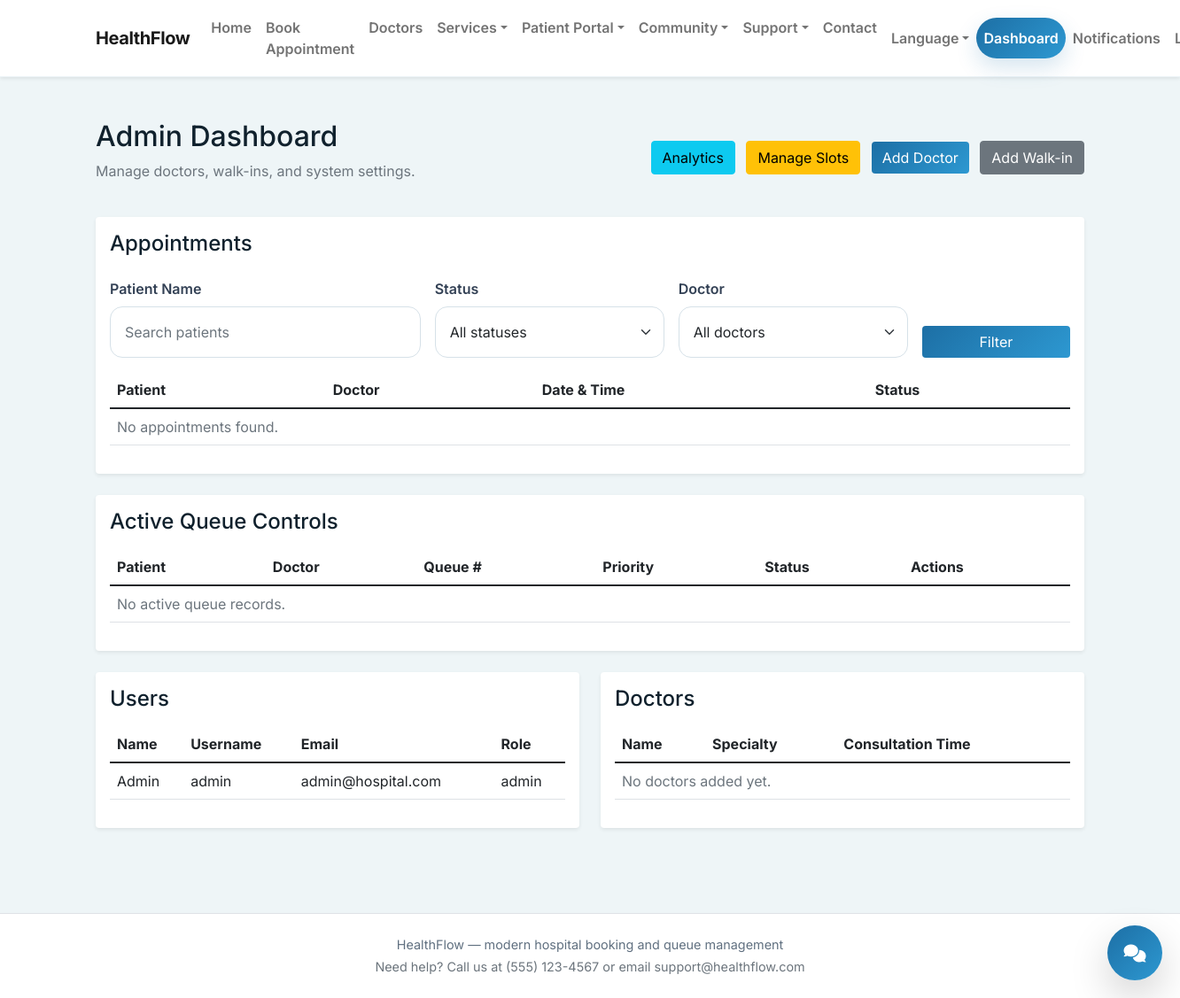
Page /dashboard (signed in) on the earlier database version.
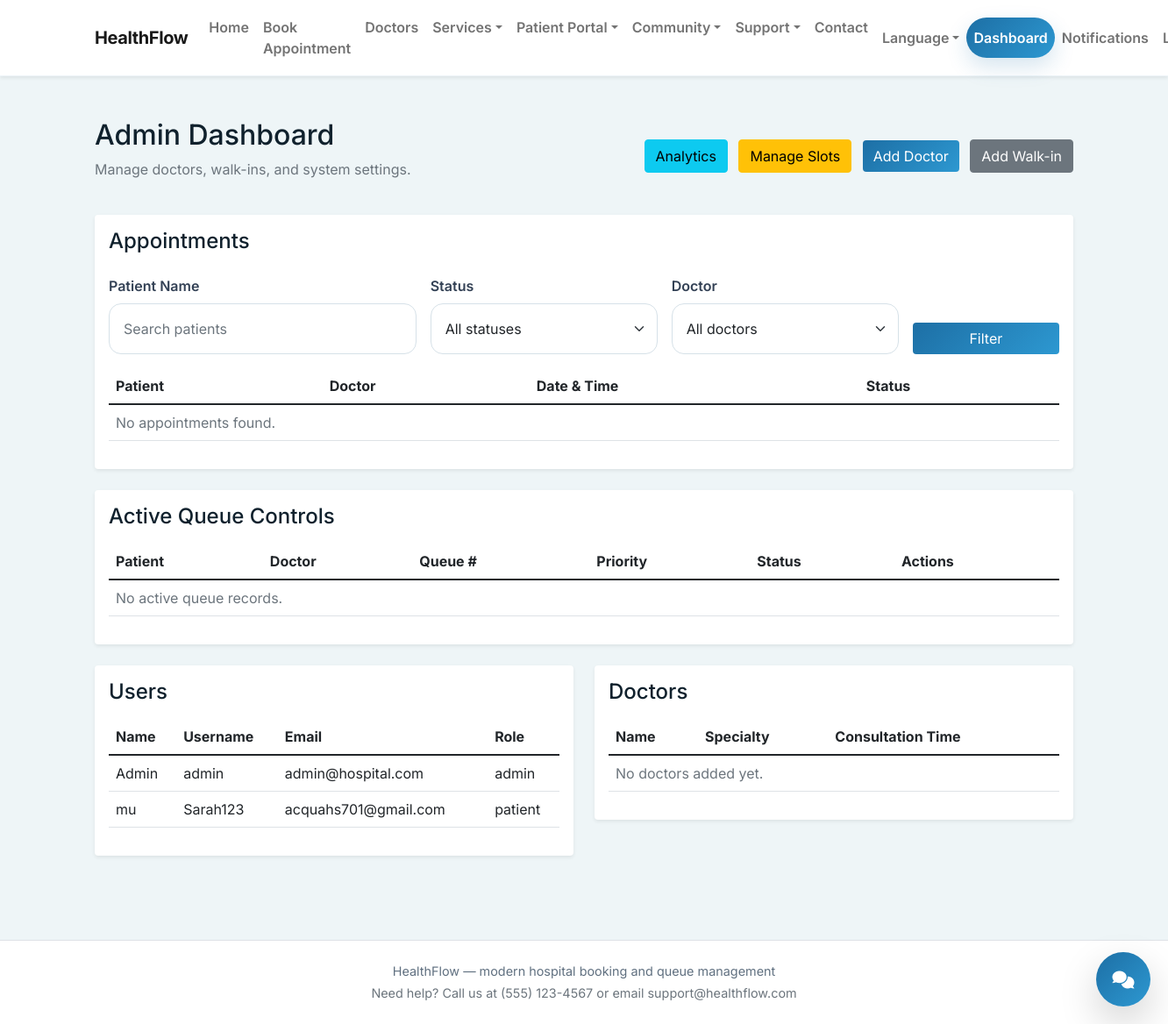
Same page on the later database version.
### models.py (models this page shows, shortened)
class User(UserMixin, db.Model):
    id = db.Column(db.Integer, primary_key=True)
    username = db.Column(db.String(150), unique=True, nullable=False)
    email = db.Column(db.String(150), unique=True, nullable=False)
    password_hash = db.Column(db.String(128), nullable=False)
    role = db.Column(db.String(50), nullable=False)  # 'patient', 'doctor', 'admin'
    name = db.Column(db.String(150), nullable=False)
    phone_number = db.Column(db.String(50), nullable=True)
    profile_picture = db.Column(db.String(250), nullable=True)
    date_of_birth = db.Column(db.Date, nullable=True)
    gender = db.Column(db.String(50), nullable=True)
    blood_group = db.Column(db.String(10), nullable=True)
    allergies = db.Column(db.Text, nullable=True)
    medical_conditions = db.Column(db.Text, nullable=True)
    emergency_contact = db.Column(db.String(150), nullable=True)
    email_verified = db.Column(db.Boolean, default=False)
    email_verification_token = db.Column(db.String(255), nullable=True)
    email_verified_at = db.Column(db.DateTime, nullable=True)

### app.py (the view, shortened to what this page needs)
@app.route('/dashboard')
@login_required
def dashboard():
    mark_missed_appointments()
    expire_stale_waiting_patients()
    if current_user.role == 'patient':
        appointments = Appointment.query.filter_by(patient_id=current_user.id).order_by(Appointment.appointment_time.desc()).all()
        queue_records = QueueRecord.query.filter(
            QueueRecord.patient_id == current_user.id,
            QueueRecord.status.in_(['waiting', 'in_consultation'])
        ).all()
        patient_queue = []
        for q in queue_records:
            if q.status == 'waiting':
                position = QueueRecord.query.filter(QueueRecord.doctor_id == q.doctor_id, QueueRecord.status == 'waiting', QueueRecord.queue_number < q.queue_number).count() + 1
            else:
                position = 0
            current_serving = QueueRecord.query.filter_by(doctor_id=q.doctor_id, status='in_consultation').order_by(QueueRecord.queue_number).first()
            patient_queue.append({
                'record': q,
                'position': position,
                'current_serving': current_serving
            })
        notifications = build_patient_notifications(appointments, patient_queue)
        chat_history = session.get('ai_chat_history', [])
        return render_template('patient_dashboard.html', appointments=appointments, patient_queue=patient_queue, notifications=notifications, chat_history=chat_history)
    elif current_user.role == 'admin':
        users = User.query.all()
        doctors = Doctor.query.all()
        search = request.args.get('search', '').strip()
        status_filter = request.args.get('status', '').strip()
        doctor_filter = request.args.get('doctor_id', type=int)
        appointments_query = Appointment.query.join(User, Appointment.patient_id == User.id)
        if search:
            appointments_query = appointments_query.filter(User.name.ilike(f'%{search}%'))
        if status_filter:
            appointments_query = appointments_query.filter(Appointment.status == status_filter)
        if doctor_filter:
            appointments_query = appointments_query.filter(Appointment.doctor_id == doctor_filter)
        appointments = appointments_query.order_by(Appointment.appointment_time.desc()).all()
        priority_order = db.case(
            (QueueRecord.priority == 'emergency', 1),
            (QueueRecord.priority == 'priority', 2),
            else_=3
        )
        active_queue = QueueRecord.query.filter(
            QueueRecord.status.in_(['waiting', 'in_consultation'])
        ).order_by(QueueRecord.doctor_id, priority_order, QueueRecord.queue_number).all()
        today = datetime.utcnow().date()
        today_appointments = Appointment.query.filter(
            Appointment.appointment_time >= datetime.combine(today, datetime.min.time()),
            Appointment.appointment_time <= datetime.combine(today, datetime.max.time())
        ).count()
        total_bookings = Appointment.query.count()
        return render_template('admin_dashboard.html', users=users, doctors=doctors, appointments=appointments, active_queue=active_queue, today_appointments=today_appointments, total_bookings=total_bookings, search=search, status_filter=status_filter, doctor_filter=doctor_filter)
    return redirect(url_for('home'))

### templates/admin_dashboard.html (shortened to what this page needs)
{% extends 'base.html' %}
{% block content %}
<div class="d-flex justify-content-between align-items-center mb-4">
    <div>
        <h2>Admin Dashboard</h2>
        <p class="text-muted">Manage doctors, walk-ins, and system settings.</p>
    </div>
    <div>
        <a href="{{ url_for('analytics') }}" class="btn btn-info me-2">Analytics</a>
        <a href="{{ url_for('manage_slots') }}" class="btn btn-warning me-2">Manage Slots</a>
        <a href="{{ url_for('admin_add_doctor') }}" class="btn btn-primary me-2">Add Doctor</a>
        <a href="{{ url_for('admin_add_walkin') }}" class="btn btn-secondary">Add Walk-in</a>
    </div>
</div>
<div class="card shadow-sm border-0 mb-4">
    <div class="card-body">
        <h4>Appointments</h4>
        <form method="GET" action="{{ url_for('dashboard') }}" class="row g-3 align-items-end mt-1">
            <div class="col-md-4">
                <label class="form-label" for="search">Patient Name</label>
                <input class="form-control" id="search" name="search" value="{{ search }}" placeholder="Search patients">
            </div>
            <div class="col-md-3">
                <label class="form-label" for="status">Status</label>
                <select class="form-select" id="status" name="status">
                    <option value="">All statuses</option>
                </select>
            </div>
            <div class="col-md-3">
                <label class="form-label" for="doctor_id">Doctor</label>
                <select class="form-select" id="doctor_id" name="doctor_id">
                    <option value="">All doctors</option>
                </select>
            </div>
            <div class="col-md-2">
                <button class="btn btn-primary w-100" type="submit">Filter</button>
            </div>
        </form>
        <div class="table-responsive mt-3">
            <table class="table table-hover">
                <thead>
                    <tr>
                        <th>Patient</th>
                        <th>Doctor</th>
                        <th>Date & Time</th>
                        <th>Status</th>
                    </tr>
                </thead>
                <tbody>
                    {% for appointment in appointments %}
                    <tr>
                        <td>{{ appointment.patient.name }}</td>
                        <td>Dr. {{ appointment.doctor_rel.user.name }}</td>
                        <td>{{ appointment.appointment_time.strftime('%b %d, %Y %I:%M %p') }}</td>
                        <td>
                            <span class="badge bg-{% if appointment.status == 'scheduled' %}primary{% elif appointment.status == 'completed' %}success{% elif appointment.status == 'missed' %}danger{% elif appointment.status == 'cancelled' %}secondary{% else %}warning{% endif %}">
                                {{ appointment.status|replace('_', ' ')|title }}
                            </span>
                        </td>
                    </tr>
                    {% else %}
                    <tr><td colspan="4" class="text-muted">No appointments found.</td></tr>
                    {% endfor %}
                </tbody>
            </table>
        </div>
    </div>
</div>
<div class="card shadow-sm border-0 mb-4">
    <div class="card-body">
        <h4>Active Queue Controls</h4>
        <div class="table-responsive mt-3">
            <table class="table table-hover align-middle">
                <thead>
                    <tr>
                        <th>Patient</th>
                        <th>Doctor</th>
                        <th>Queue #</th>
                        <th>Priority</th>
                        <th>Status</th>
                        <th>Actions</th>
                    </tr>
                </thead>
                <tbody>
                    {% for record in active_queue %}
                    <tr>
                        <td>{{ record.patient.name }}</td>
                        <td>Dr. {{ record.doctor_rel.user.name }}</td>
                        <td>{{ record.queue_number }}</td>
                        <td>
                            <form method="POST" action="{{ url_for('admin_queue_action', queue_id=record.id, action='priority') }}" class="d-flex gap-2">
                                <select class="form-select form-select-sm" name="priority">
                                    {% for priority in ['normal', 'priority', 'emergency'] %}
                                    <option value="{{ priority }}" {% if record.priority == priority %}selected{% endif %}>{{ priority|title }}</option>
                                    {% endfor %}
                                </select>
                                <button class="btn btn-sm btn-outline-primary" type="submit">Save</button>
                            </form>
                        </td>
                        <td>{{ record.status|replace('_', ' ')|title }}</td>
                        <td>
                            <div class="d-flex gap-1">
                                <form method="POST" action="{{ url_for('admin_queue_action', queue_id=record.id, action='up') }}">
                                    <button class="btn btn-sm btn-outline-secondary" type="submit"><i class="fas fa-arrow-up"></i></button>
                                </form>
                                <form method="POST" action="{{ url_for('admin_queue_action', queue_id=record.id, action='down') }}">
                                    <button class="btn btn-sm btn-outline-secondary" type="submit"><i class="fas fa-arrow-down"></i></button>
                                </form>
                                <form method="POST" action="{{ url_for('admin_queue_action', queue_id=record.id, action='remove') }}">
                                    <button class="btn btn-sm btn-outline-danger" type="submit"><i class="fas fa-times"></i></button>
                                </form>
                            </div>
                        </td>
                    </tr>
                    {% else %}
                    <tr><td colspan="6" class="text-muted">No active queue records.</td></tr>
                    {% endfor %}
                </tbody>
            </table>
        </div>
    </div>
</div>
<div class="row g-4">
    <div class="col-lg-6">
        <div class="card shadow-sm border-0">
            <div class="card-body">
                <h4>Users</h4>
                <table class="table table-hover mt-3">
                    <thead>
                        <tr>
                            <th>Name</th>
                            <th>Username</th>
                            <th>Email</th>
                            <th>Role</th>
                        </tr>
                    </thead>
                    <tbody>
                        {% for user in users %}
                        <tr>
                            <td>{{ user.name }}</td>
                            <td>{{ user.username }}</td>
                            <td>{{ user.email }}</td>
                            <td>{{ user.role }}</td>
                        </tr>
                        {% else %}
                        <tr><td colspan="4" class="text-muted">No users found.</td></tr>
                        {% endfor %}
                    </tbody>
                </table>
            </div>
        </div>
    </div>
    <div class="col-lg-6">
        <div class="card shadow-sm border-0">
            <div class="card-body">
                <h4>Doctors</h4>
                <table class="table table-hover mt-3">
                    <thead>
                        <tr>
                            <th>Name</th>
                            <th>Specialty</th>
                            <th>Consultation Time</th>
                        </tr>
                    </thead>
                    <tbody>
                        {% for doctor in doctors %}
                        <tr>
                            <td>{{ doctor.user.name }}</td>
                            <td>{{ doctor.specialty }}</td>
                            <td>{{ doctor.consultation_time }} min</td>
                        </tr>
                        {% else %}
                        <tr><td colspan="3" class="text-muted">No doctors added yet.</td></tr>
                        {% endfor %}
                    </tbody>
                </table>
            </div>
        </div>
    </div>
</div>
{% endblock %}

Differences in the rows shown:
added User: name "mu", username "Sarah123", email "acquahs701@gmail.com", role "patient"
